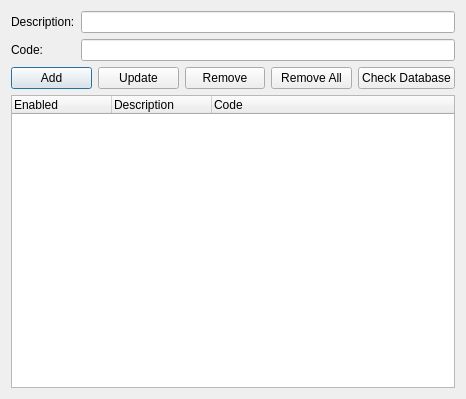
<?xml version="1.0" encoding="UTF-8"?>
<ui version="4.0">
 <class>Dialog</class>
 <widget class="QDialog" name="Dialog">
  <property name="geometry">
   <rect>
    <x>0</x>
    <y>0</y>
    <width>466</width>
    <height>399</height>
   </rect>
  </property>
  <property name="windowTitle">
   <string>Dialog</string>
  </property>
  <layout class="QVBoxLayout" name="verticalLayout">
   <item>
    <layout class="QGridLayout" name="gridLayout">
     <item row="1" column="0">
      <widget class="QLabel" name="label_2">
       <property name="text">
        <string>Code:</string>
       </property>
      </widget>
     </item>
     <item row="0" column="1">
      <widget class="QLineEdit" name="lineEdit_description"/>
     </item>
     <item row="0" column="0">
      <widget class="QLabel" name="label">
       <property name="text">
        <string>Description:</string>
       </property>
      </widget>
     </item>
     <item row="1" column="1">
      <widget class="QLineEdit" name="lineEdit_code"/>
     </item>
    </layout>
   </item>
   <item>
    <layout class="QHBoxLayout" name="horizontalLayout">
     <item>
      <widget class="QPushButton" name="pushButton_add">
       <property name="text">
        <string>Add</string>
       </property>
      </widget>
     </item>
     <item>
      <widget class="QPushButton" name="pushButton_update">
       <property name="text">
        <string>Update</string>
       </property>
      </widget>
     </item>
     <item>
      <widget class="QPushButton" name="pushButton_remove">
       <property name="text">
        <string>Remove</string>
       </property>
      </widget>
     </item>
     <item>
      <widget class="QPushButton" name="pushButton_remove_all">
       <property name="text">
        <string>Remove All</string>
       </property>
      </widget>
     </item>
     <item>
      <widget class="QPushButton" name="pushButton_check_database">
       <property name="text">
        <string>Check Database</string>
       </property>
      </widget>
     </item>
    </layout>
   </item>
   <item>
    <widget class="QTreeWidget" name="treeWidget_cheats">
     <property name="rootIsDecorated">
      <bool>false</bool>
     </property>
     <property name="itemsExpandable">
      <bool>false</bool>
     </property>
     <column>
      <property name="text">
       <string>Enabled</string>
      </property>
     </column>
     <column>
      <property name="text">
       <string>Description</string>
      </property>
     </column>
     <column>
      <property name="text">
       <string>Code</string>
      </property>
     </column>
    </widget>
   </item>
  </layout>
 </widget>
 <tabstops>
  <tabstop>lineEdit_description</tabstop>
  <tabstop>lineEdit_code</tabstop>
  <tabstop>pushButton_add</tabstop>
  <tabstop>pushButton_update</tabstop>
  <tabstop>pushButton_remove</tabstop>
  <tabstop>pushButton_remove_all</tabstop>
  <tabstop>pushButton_check_database</tabstop>
 </tabstops>
 <resources/>
 <connections/>
</ui>
